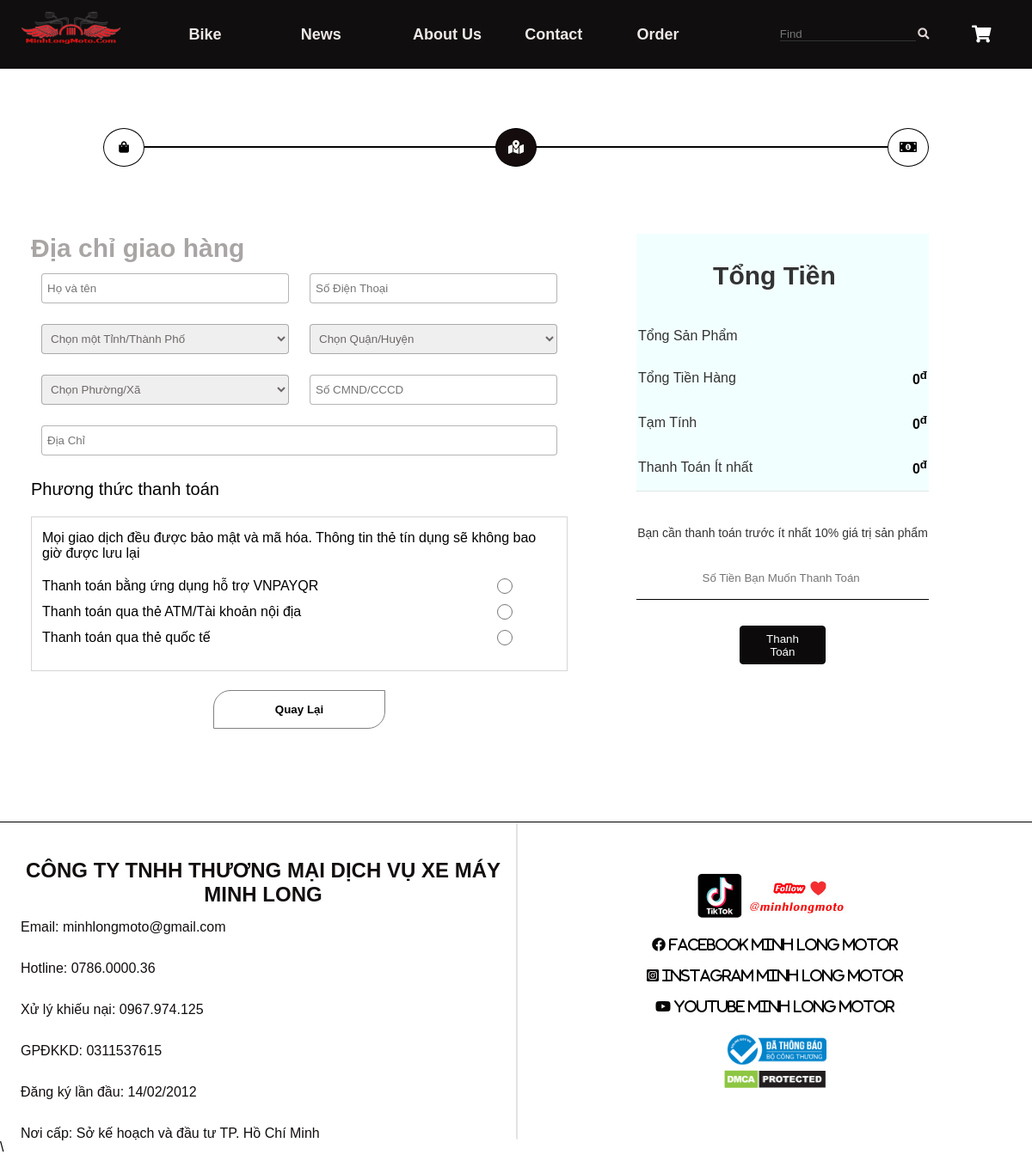
Page /customer_adres.php on the committed database.
### tables this page shows
CREATE TABLE IF NOT EXISTS `product_category` (
  `id` int(11) NOT NULL AUTO_INCREMENT,
  `name` varchar(50) NOT NULL,
  PRIMARY KEY (`id`)
);

### fontend/database.php (called while the page is built, shortened)
<?php
class Database
{
    public $host =DB_HOST;
    public $user = DB_USER;
    public $pass = DB_PASS;
    public $dbname = DB_NAME;
    public $link;
private function connectDB(){
    $this->link = new mysqli($this->host, $this->user, $this-> pass, $this->dbname);
}
public function select($query)
{
    $result = $this->link->query($query) or
    die($this->link->error.__LINE__);
    if($result->num_rows > 0)
    {
        return $result;
    }
    else
    {
        return false;
    }
}
}
?>

### fontend/promotionclass.php (called while the page is built, shortened)
<?php
include "database.php";
?>
<?php
class Promotion
{
    private $db;
    public function __construct()
    {
        $this -> db = new Database();
    }
    public function show_caterory()
    {
            $query = "SELECT * FROM  product_category ORDER BY id desc";
            $result = $this->db->select($query);
            return $result;
    }
        public function show_total($total_show)
        {
        $query = "SELECT sum(total) as sl , sum(cart_quantity) as item , cart_id from customer_cart where user_ip = '$total_show'  ";
        $result = $this->db->select($query);
        return $result;
}
}
?>

### customer_adres.php (the view, shortened to what this page needs)
<?Php
include"header.php";
?>
<head>
</head>
<?php
$total_show = new Promotion;
$show_total = $_SERVER['REMOTE_ADDR'];
$show_total = $total_show -> show_total($show_total);
if($show_total)
{
  $resultB = $show_total->fetch_assoc();
  $sl = $resultB['sl'];
}
if(isset($_POST))
{
?>
      <section class="cart">
<div class="container">
    <div class="cart_top_wrap">
        <div class="cart_top ">
            <div class="  cart_top_item">
            <form  method="post" action="cart.php">
                <button style="background-color:transparent; outline:none; border:none; " class="fa fa-shopping-bag back " type="submit"></button>
                  </form>
            </div>
            <div class="cart_top_icon cart_top_adress cart_top_item">
                <li class="fa fa-map-marked-alt "> </li>
            </div>
            <div class="cart_top_cash cart_top_item">
                <li class="fa fa-money-bill-alt " ></li>
            </div>
        </div>
    </div>
        <div class="cart_content ">
            <div class="cart_content_left">
            <div class="adress_top">
                    <p>Địa chỉ giao hàng</p>
                </div>
                <form action="./vnpay_create_payment.php" id="frmCreateOrder" method="post">
                <div class="adress_top_input row">
                    <div class="adress_top_item ">
                        <input name="name" required placeholder="Họ và tên" type ="text">
                    </div>
                    <div class="adress_top_item">
                        <input name="sdt" required placeholder="Số Điện Thoại" type ="number">
                    </div>
                    <div class="adress_top_item">
                <select id="province" name="province" class="form-control">
                    <option required value="">Chọn một Tỉnh/Thành Phố</option>
                </select>
                    </div>
                    <div class="adress_top_item">
                <select id="district" name="district" class="form-control">
                    <option required value="">Chọn Quận/Huyện</option>
                </select>
                    </div>
                    <div class="adress_top_item">
                <select id="wards" name="wards" class="form-control">
                    <option required value="">Chọn Phường/Xã</option>
                </select>
                    </div>
                    <div class="adress_top_item">
                        <input name="cccd" required placeholder="Số CMND/CCCD" type ="text">
                    </div>
                    <div class="adress_bottom_item">
                        <input name="adress" required placeholder="Địa Chỉ" type ="text">
                </div>
                </div>
                <div class="adress_bottom">
                    <div class="adress_bottom_top">
                        <p>Phương thức thanh toán</p>
                    </div>
                    <div class="adress_bottom_type">
                        <p>Mọi giao dịch đều được bảo mật và mã hóa. Thông tin thẻ tín dụng sẽ không bao giờ được lưu lại</p>
                        <div class="adress_bottom_check">
                       <label for="bankCode">Thanh toán bằng ứng dụng hỗ trợ VNPAYQR</label>
                       <input type="radio" id="bankCode" name="bankCode" value="VNPAYQR">
                        </div>
                        <div class="adress_bottom_check">
                       <label for="bankCode">Thanh toán qua thẻ ATM/Tài khoản nội địa</label>
                       <input type="radio" id="bankCode" name="bankCode" value="VNBANK">
                        </div>
                        <div class="adress_bottom_check">
                       <label for="bankCode">Thanh toán qua thẻ quốc tế</label>
                       <input type="radio" id="bankCode" name="bankCode" value="INTCARD">
                        </div>
                    <div class="adrees_bottom_button">
                        <button >Quay Lại</button>
                    </div>
                    </div>
                </div>
    </div>
    <div class="cart_content_right">
    <table >
                            <tr>
                                <th colspan="2">Tổng Tiền</th>
                            </tr>
                            <tr>
                                <td>Tổng Sản Phẩm</td>
                                <td><?php echo $resultB['item']?></td>
                            </tr>
                            <tr>
                                <td>Tổng Tiền Hàng</td>
                                <td><p style="color:black; font-weight: bold;"><?php echo $formattedNumber = number_format($sl, 0, '.', '.')?><sup>đ</sup></p></td>
                            </tr>
                            <tr>
                                <td>Tạm Tính</td>
                                <td><p style="color:black; font-weight: bold;"><?php echo $formattedNumber = number_format($sl, 0, '.', '.')?><sup>đ</sup></p></td>
                            </tr>
                            <tr>
                              <td>Thanh Toán Ít nhất</td>
                              <td><p style="color:black; font-weight: bold;"><?php echo $formattedNumber = number_format($sl*10/100, 0, '.', '.')  ; ?><sup>đ</sup></p></td>
                          </tr>
                        </table>
                    <div class="cart_content_bottom">
                    <div class="cart_content_right_text">
                    <p>Bạn cần thanh toán trước ít nhất 10% giá trị sản phẩm</p>
                </div>
                <div class="cart_content_right_input">
                    <input required id="amount" value="" name="amount" type="number" min ="<?php echo  $sl*10/100; ?>"  max="<?php echo $sl?>" placeholder="Số Tiền Bạn Muốn Thanh Toán ">
                </div>
                <div class="cart_content_right_button">
                    <button type="submit" > Thanh Toán</button>
                </div>
                    </div>
            </div>
                </div>
            </div>
</section>
<?php
}
        include"footer.php";
        ?>

### header.php (shortened to what this page needs)
<?php
include"fontend/promotionclass.php";
?>
    <?php
    $cartegory = new Promotion;
    $show_category = $cartegory -> show_caterory();
    ?>
<!DOCTYPE html>
  <html lang="vi">
  <head >
      <link rel="stylesheet" href="style.css">
      <link rel='stylesheet prefetch' href='https://netdna.bootstrapcdn.com/font-awesome/3.2.1/css/font-awesome.css'>
      <link rel="stylesheet" href="https://cdnjs.cloudflare.com/ajax/libs/font-awesome/5.15.4/css/all.min.css" />
  </head>
  <body>
      <header class="header_list">
          <div class="logo">
           <a href="index.php"><img src="Picture/logo-removebg-preview.png" alt="loGo"></a>
          </div>
          <div class="menu">
          <?php
                        if($show_category)
                        {
                            $i=0;
                            while( $result = $show_category->fetch_assoc())
                            {$i++;
                              $cut = str_replace(' ', '', $result['name']);
                        ?>
            <li> <a href="<?php echo $cut ?>.php?id=<?php echo $result['id']?>"><?php echo $result['name']?></a>
            <?php
                $brand = new Promotion;
                $cartegory_id = $result['id'];
                $show_brand = $brand -> show_brand($cartegory_id );
            if($show_brand)
                        {
                          ?>
                            <?php
                            $i=0;
                            while( $resultA = $show_brand->fetch_assoc())
                            {$i++;
                        ?>
                  <?php
                            }
                          }
                  ?>
          <?php
                            }
                          }
          ?>
          </li>
          </div>
          <div class="others">
              <form action="search.php" method="post" >
                <input class="text_search" required name="find" placeholder="Find" type="text">
                <button type="submit" class="fas fa-search"></button>
                </form>
                <form style="background-color:transparent;" method="post" action="cart.php">
                <button style="background-color:transparent; outline:none; border:none;" class="fa fa-shopping-cart " type="submit"></button>
                  </form>
          </div>
        </header>

### customer_adres.php (style rules this page uses)
header { background-color: black; }

### rows in the picture
product_category: name "Bike"
product_category: name "News"
product_category: name "About Us"
product_category: name "Contact"
product_category: name "Order"

### other values in the picture
$formattedNumber = number_format($sl, 0, '.', '.') "0"
$formattedNumber = number_format($sl*10/100, 0, '.', '.') "0"
